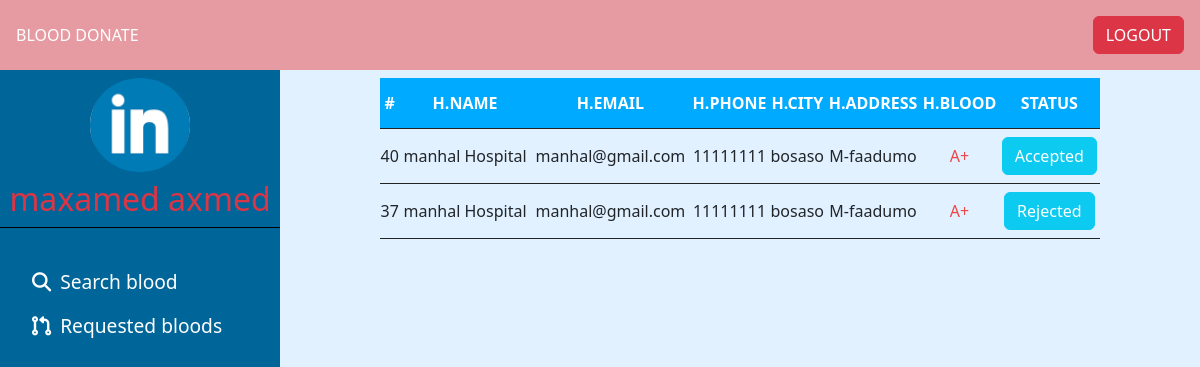
Screenshot of /requested_blood.php (signed in) with the database file from the repository.
### tables this page shows
CREATE TABLE `receiver` (
  `R_ID` int(11) NOT NULL,
  `R_BLOOD` varchar(5) NOT NULL,
  `R_NAME` varchar(30) NOT NULL,
  `R_GENDER` varchar(10) NOT NULL DEFAULT 'Male',
  `R_EMAIL` varchar(30) NOT NULL,
  `R_PASSWORD` varchar(255) NOT NULL,
  `R_PHONE` int(15) NOT NULL,
  `R_CITY` varchar(20) NOT NULL,
  `R_IMAGE` varchar(255) NOT NULL DEFAULT 'default.jpg'
);

CREATE TABLE `request_tb` (
  `RQ_ID` int(11) NOT NULL,
  `H_ID` int(11) NOT NULL,
  `H_NAME` varchar(40) NOT NULL,
  `H_EMAIL` varchar(30) NOT NULL,
  `H_PHONE` int(15) NOT NULL,
  `H_CITY` varchar(20) NOT NULL,
  `H_ADDRESS` varchar(20) NOT NULL,
  `D_ID` int(11) NOT NULL,
  `R_ID` int(11) NOT NULL,
  `R_NAME` varchar(40) NOT NULL,
  `R_GENDER` varchar(10) NOT NULL DEFAULT 'Male',
  `R_EMAIL` varchar(30) NOT NULL,
  `R_PHONE` int(15) NOT NULL,
  `R_BLOOD` varchar(10) NOT NULL,
  `ACTION` varchar(20) NOT NULL DEFAULT 'Requested'
);

### requested_blood.php (the view, shortened to what this page needs)
<?php
    include("reciever_page.php");
    include("conn_db.php");
    $r_id = $_SESSION["r_id"];
?>
<!DOCTYPE html>
<html lang="en">
<head>
</head>
<body>
    <div class="cont">
<?php
$sql2 = "SELECT * FROM request_tb WHERE R_ID = ? ORDER BY RQ_ID DESC";
$stmt = mysqli_stmt_init($conn);
mysqli_stmt_prepare($stmt,$sql2);
mysqli_stmt_bind_param($stmt,"i",$r_id);
mysqli_stmt_execute($stmt);
$result2 = mysqli_stmt_get_result($stmt);
$num_rows2 = mysqli_num_rows($result2);
if($num_rows2 > 0) {
    echo '<table>
    <tr>
        <th>#</th>
        <th>H.Name</th>
        <th>H.Email</th>
        <th>H.Phone</th>
        <th>H.City</th>
        <th>H.Address</th>
        <th>H.Blood</th>
        <th>Status</th>
    </tr>';
while($row2 = mysqli_fetch_assoc($result2)) {
    echo '
<tr>
     <td>'.$row2["D_ID"].'</td>
        <td>'.$row2["H_NAME"].'</td>
        <td>'.$row2["H_EMAIL"].'</td>
        <td>'.$row2["H_PHONE"].'</td>
        <td>'.$row2["H_CITY"].'</td>
        <td>'.$row2["H_ADDRESS"].'</td>
        <td class="blood-color">'.$row2["R_BLOOD"].'</td>
         <td>
            <span class="btn btn-info text-white">'.$row2["ACTION"].'</span>
        </td>
';
}
} else {
    echo '<p class="text-center text-primary mt-5">No Requested Blood';
}
?>
</div>
</body>
</html>

### reciever_page.php (shortened to what this page needs)
<?php
include("conn_db.php");
$r_id = $_SESSION["r_id"];
$sql = "SELECT * FROM receiver WHERE R_ID = ?";
$stmt = mysqli_stmt_init($conn);
mysqli_stmt_prepare($stmt,$sql);
mysqli_stmt_bind_param($stmt,"i",$r_id);
mysqli_stmt_execute($stmt);
$result = mysqli_stmt_get_result($stmt);
$row = mysqli_fetch_assoc($result);
?>
<!DOCTYPE html>
<html lang="en">
<head>
    <link rel="stylesheet" href="css/bootstrap.min.css">
    <link rel="stylesheet" href="font/all.min.css">
    <link rel="stylesheet" href="font/fontawesome.min.css">
</head>
<body>
    <header>
        <nav class="d-flex justify-content-between align-items-center">
            <div class="logo  p-3">
                <a href="home.php" class="text-white text-uppercase text-decoration-none">Blood donate</a>
            </div>
            <div class="logout p-3">
                <a href="logout_rec.php" class="btn btn-danger text-uppercase ">Logout</a>
            </div>
        </nav>
    </header>
    <div class="flex-container">
        <aside>
            <div class="side-cont">
                <div class="home-profile">
                    <div class="profile-cont">
                        <?php
                            echo '
                            <a href="update_profile.php?r_id='.$row['R_ID'].'"> <img src="profile/'.$row['R_IMAGE'].'" alt="Logo"> </a>
                            ';
                        ?>
                    <h2 class="text-danger"><?php echo $row["R_NAME"];  ?></h2>
                    </div>
                </div>
                <div class="list-cont">
                    <ul>
                        <li><a href="search_blood.php">
                        <span class="pe-1"><i class="fa-solid fa-magnifying-glass"></i></span>
                        Search blood</a></li>
                        <li><a href="requested_blood.php">
                        <span class="pe-1"><i class="fa-solid fa-code-pull-request"></i></span>
                        Requested bloods</a></li>
                    </ul>
                </div>
            </div>
        </aside>
        <div class="content-cont">

### reciever_page.php (style rules this page uses)
body { height: 100vh; overflow: hidden; margin: 0; padding: 0; background-color: rgb(225, 241, 255); }
header { background-image: none; }
nav { background-color: hsla(0, 80%, 60%,.5); }
.flex-container { display: grid; grid-template-columns: 280px 1fr; grid-template-rows: 1fr; }
aside { height: 91.5vh; overflow: auto; background-color: hsl(200,100%,30%); }
.home-profile { border-bottom: 1px solid black; }
.home-profile .profile-cont { display: flex;flex-direction: column; justify-content: center; align-items: center; }
.home-profile .profile-cont img { width: 100px; border-radius: 50%; margin: .5rem 0; }
.list-cont { margin-top: 2rem; }
.list-cont ul { list-style: none; }
.list-cont ul li { padding: .5rem 0; font-size: 1.2rem; }
.list-cont ul li a { color: #FFF; text-decoration: none; }
.content-cont { height: 90vh; overflow: auto; overflow-x: hidden; margin: .5rem; }

### requested_blood.php (style rules this page uses)
table,td,th { border-bottom: 1px solid #222; border-collapse: collapse; }
table { width: 60vw; margin: 0 auto; text-align: center; }
table tr th { color: #fff; background-color: hsl(200,100%,50%); padding: .8rem 0; text-transform: uppercase; }
table tr td { padding: .5rem 0; }
.blood-color { color: hsl(0,80%,60%); }

### rows the page displays
receiver: R_IMAGE (picture), R_NAME "maxamed axmed"
request_tb: D_ID "40", H_NAME "manhal Hospital", H_EMAIL "manhal@gmail.com", H_PHONE "11111111", H_CITY "bosaso", H_ADDRESS "M-faadumo", R_BLOOD "A+", ACTION "Accepted"
request_tb: D_ID "37", H_NAME "manhal Hospital", H_EMAIL "manhal@gmail.com", H_PHONE "11111111", H_CITY "bosaso", H_ADDRESS "M-faadumo", R_BLOOD "A+", ACTION "Rejected"
